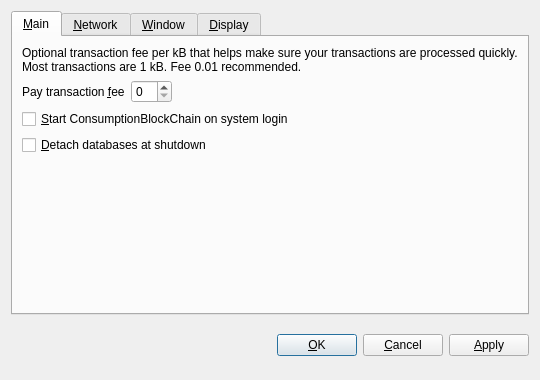
<?xml version="1.0" encoding="UTF-8"?>
<ui version="4.0">
 <class>OptionsDialog</class>
 <widget class="QDialog" name="OptionsDialog">
  <property name="geometry">
   <rect>
    <x>0</x>
    <y>0</y>
    <width>540</width>
    <height>380</height>
   </rect>
  </property>
  <property name="windowTitle">
   <string>Options</string>
  </property>
  <property name="modal">
   <bool>true</bool>
  </property>
  <layout class="QVBoxLayout" name="verticalLayout">
   <item>
    <widget class="QTabWidget" name="tabWidget">
     <property name="tabPosition">
      <enum>QTabWidget::North</enum>
     </property>
     <property name="currentIndex">
      <number>0</number>
     </property>
     <widget class="QWidget" name="tabMain">
      <attribute name="title">
       <string>&amp;Main</string>
      </attribute>
      <layout class="QVBoxLayout" name="verticalLayout_Main">
       <item>
        <widget class="QLabel" name="transactionFeeInfoLabel">
         <property name="text">
          <string>Optional transaction fee per kB that helps make sure your transactions are processed quickly. Most transactions are 1 kB. Fee 0.01 recommended.</string>
         </property>
         <property name="textFormat">
          <enum>Qt::PlainText</enum>
         </property>
         <property name="wordWrap">
          <bool>true</bool>
         </property>
        </widget>
       </item>
       <item>
        <layout class="QHBoxLayout" name="horizontalLayout_Main">
         <item>
          <widget class="QLabel" name="transactionFeeLabel">
           <property name="text">
            <string>Pay transaction &amp;fee</string>
           </property>
           <property name="textFormat">
            <enum>Qt::PlainText</enum>
           </property>
           <property name="buddy">
            <cstring>transactionFee</cstring>
           </property>
          </widget>
         </item>
         <item>
          <widget class="BitcoinAmountField" name="transactionFee"/>
         </item>
         <item>
          <spacer name="horizontalSpacer_Main">
           <property name="orientation">
            <enum>Qt::Horizontal</enum>
           </property>
           <property name="sizeHint" stdset="0">
            <size>
             <width>40</width>
             <height>20</height>
            </size>
           </property>
          </spacer>
         </item>
        </layout>
       </item>
       <item>
        <widget class="QCheckBox" name="bitcoinAtStartup">
         <property name="toolTip">
          <string>Automatically start ConsumptionBlockChain after logging in to the system.</string>
         </property>
         <property name="text">
          <string>&amp;Start ConsumptionBlockChain on system login</string>
         </property>
        </widget>
       </item>
       <item>
        <widget class="QCheckBox" name="detachDatabases">
         <property name="toolTip">
          <string>Detach block and address databases at shutdown. This means they can be moved to another data directory, but it slows down shutdown. The wallet is always detached.</string>
         </property>
         <property name="text">
          <string>&amp;Detach databases at shutdown</string>
         </property>
        </widget>
       </item>
       <item>
        <spacer name="verticalSpacer_Main">
         <property name="orientation">
          <enum>Qt::Vertical</enum>
         </property>
         <property name="sizeHint" stdset="0">
          <size>
           <width>20</width>
           <height>40</height>
          </size>
         </property>
        </spacer>
       </item>
      </layout>
     </widget>
     <widget class="QWidget" name="tabNetwork">
      <attribute name="title">
       <string>&amp;Network</string>
      </attribute>
      <layout class="QVBoxLayout" name="verticalLayout_Network">
       <item>
        <widget class="QCheckBox" name="mapPortUpnp">
         <property name="toolTip">
          <string>Automatically open the ConsumptionBlockChain client port on the router. This only works when your router supports UPnP and it is enabled.</string>
         </property>
         <property name="text">
          <string>Map port using &amp;UPnP</string>
         </property>
        </widget>
       </item>
       <item>
        <widget class="QCheckBox" name="connectSocks">
         <property name="toolTip">
          <string>Connect to the ConsumptionBlockChain network through a SOCKS proxy (e.g. when connecting through Tor).</string>
         </property>
         <property name="text">
          <string>&amp;Connect through SOCKS proxy:</string>
         </property>
        </widget>
       </item>
       <item>
        <layout class="QHBoxLayout" name="horizontalLayout_Network">
         <item>
          <widget class="QLabel" name="proxyIpLabel">
           <property name="text">
            <string>Proxy &amp;IP:</string>
           </property>
           <property name="textFormat">
            <enum>Qt::PlainText</enum>
           </property>
           <property name="buddy">
            <cstring>proxyIp</cstring>
           </property>
          </widget>
         </item>
         <item>
          <widget class="QValidatedLineEdit" name="proxyIp">
           <property name="maximumSize">
            <size>
             <width>140</width>
             <height>16777215</height>
            </size>
           </property>
           <property name="toolTip">
            <string>IP address of the proxy (e.g. 127.0.0.1)</string>
           </property>
          </widget>
         </item>
         <item>
          <widget class="QLabel" name="proxyPortLabel">
           <property name="text">
            <string>&amp;Port:</string>
           </property>
           <property name="textFormat">
            <enum>Qt::PlainText</enum>
           </property>
           <property name="buddy">
            <cstring>proxyPort</cstring>
           </property>
          </widget>
         </item>
         <item>
          <widget class="QLineEdit" name="proxyPort">
           <property name="maximumSize">
            <size>
             <width>55</width>
             <height>16777215</height>
            </size>
           </property>
           <property name="toolTip">
            <string>Port of the proxy (e.g. 9050)</string>
           </property>
          </widget>
         </item>
         <item>
          <widget class="QLabel" name="socksVersionLabel">
           <property name="text">
            <string>SOCKS &amp;Version:</string>
           </property>
           <property name="textFormat">
            <enum>Qt::PlainText</enum>
           </property>
           <property name="buddy">
            <cstring>socksVersion</cstring>
           </property>
          </widget>
         </item>
         <item>
          <widget class="QValueComboBox" name="socksVersion">
           <property name="toolTip">
            <string>SOCKS version of the proxy (e.g. 5)</string>
           </property>
          </widget>
         </item>
         <item>
          <spacer name="horizontalSpacer_Network">
           <property name="orientation">
            <enum>Qt::Horizontal</enum>
           </property>
           <property name="sizeHint" stdset="0">
            <size>
             <width>40</width>
             <height>20</height>
            </size>
           </property>
          </spacer>
         </item>
        </layout>
       </item>
       <item>
        <spacer name="verticalSpacer_Network">
         <property name="orientation">
          <enum>Qt::Vertical</enum>
         </property>
         <property name="sizeHint" stdset="0">
          <size>
           <width>20</width>
           <height>40</height>
          </size>
         </property>
        </spacer>
       </item>
      </layout>
     </widget>
     <widget class="QWidget" name="tabWindow">
      <attribute name="title">
       <string>&amp;Window</string>
      </attribute>
      <layout class="QVBoxLayout" name="verticalLayout_Window">
       <item>
        <widget class="QCheckBox" name="minimizeToTray">
         <property name="toolTip">
          <string>Show only a tray icon after minimizing the window.</string>
         </property>
         <property name="text">
          <string>&amp;Minimize to the tray instead of the taskbar</string>
         </property>
        </widget>
       </item>
       <item>
        <widget class="QCheckBox" name="minimizeOnClose">
         <property name="toolTip">
          <string>Minimize instead of exit the application when the window is closed. When this option is enabled, the application will be closed only after selecting Quit in the menu.</string>
         </property>
         <property name="text">
          <string>M&amp;inimize on close</string>
         </property>
        </widget>
       </item>
       <item>
        <spacer name="verticalSpacer_Window">
         <property name="orientation">
          <enum>Qt::Vertical</enum>
         </property>
         <property name="sizeHint" stdset="0">
          <size>
           <width>20</width>
           <height>40</height>
          </size>
         </property>
        </spacer>
       </item>
      </layout>
     </widget>
     <widget class="QWidget" name="tabDisplay">
      <attribute name="title">
       <string>&amp;Display</string>
      </attribute>
      <layout class="QVBoxLayout" name="verticalLayout_Display">
       <item>
        <layout class="QHBoxLayout" name="horizontalLayout_1_Display">
         <item>
          <widget class="QLabel" name="langLabel">
           <property name="text">
            <string>User Interface &amp;language:</string>
           </property>
           <property name="textFormat">
            <enum>Qt::PlainText</enum>
           </property>
           <property name="buddy">
            <cstring>lang</cstring>
           </property>
          </widget>
         </item>
         <item>
          <widget class="QValueComboBox" name="lang">
           <property name="toolTip">
            <string>The user interface language can be set here. This setting will take effect after restarting ConsumptionBlockChain.</string>
           </property>
          </widget>
         </item>
        </layout>
       </item>
       <item>
        <layout class="QHBoxLayout" name="horizontalLayout_2_Display">
         <item>
          <widget class="QLabel" name="unitLabel">
           <property name="text">
            <string>&amp;Unit to show amounts in:</string>
           </property>
           <property name="textFormat">
            <enum>Qt::PlainText</enum>
           </property>
           <property name="buddy">
            <cstring>unit</cstring>
           </property>
          </widget>
         </item>
         <item>
          <widget class="QValueComboBox" name="unit">
           <property name="toolTip">
            <string>Choose the default subdivision unit to show in the interface and when sending coins.</string>
           </property>
          </widget>
         </item>
        </layout>
       </item>
       <item>
        <widget class="QCheckBox" name="displayAddresses">
         <property name="toolTip">
          <string>Whether to show ConsumptionBlockChain addresses in the transaction list or not.</string>
         </property>
         <property name="text">
          <string>&amp;Display addresses in transaction list</string>
         </property>
        </widget>
       </item>
       <item>
        <widget class="QCheckBox" name="coinControlFeatures">
         <property name="toolTip">
          <string>Whether to show coin control features or not.</string>
         </property>
         <property name="text">
          <string>Display coin &amp;control features (experts only!)</string>
         </property>
        </widget>
       </item>
       <item>
        <spacer name="verticalSpacer_Display">
         <property name="orientation">
          <enum>Qt::Vertical</enum>
         </property>
         <property name="sizeHint" stdset="0">
          <size>
           <width>20</width>
           <height>40</height>
          </size>
         </property>
        </spacer>
       </item>
      </layout>
     </widget>
    </widget>
   </item>
   <item>
    <layout class="QHBoxLayout" name="horizontalLayout_Buttons">
     <item>
      <spacer name="horizontalSpacer_1">
       <property name="orientation">
        <enum>Qt::Horizontal</enum>
       </property>
       <property name="sizeHint" stdset="0">
        <size>
         <width>40</width>
         <height>48</height>
        </size>
       </property>
      </spacer>
     </item>
     <item>
      <widget class="QLabel" name="statusLabel">
       <property name="font">
        <font>
         <weight>75</weight>
         <bold>true</bold>
        </font>
       </property>
       <property name="text">
        <string/>
       </property>
       <property name="textFormat">
        <enum>Qt::PlainText</enum>
       </property>
       <property name="wordWrap">
        <bool>true</bool>
       </property>
      </widget>
     </item>
     <item>
      <spacer name="horizontalSpacer_2">
       <property name="orientation">
        <enum>Qt::Horizontal</enum>
       </property>
       <property name="sizeHint" stdset="0">
        <size>
         <width>40</width>
         <height>48</height>
        </size>
       </property>
      </spacer>
     </item>
     <item>
      <widget class="QPushButton" name="okButton">
       <property name="text">
        <string>&amp;OK</string>
       </property>
      </widget>
     </item>
     <item>
      <widget class="QPushButton" name="cancelButton">
       <property name="text">
        <string>&amp;Cancel</string>
       </property>
       <property name="autoDefault">
        <bool>false</bool>
       </property>
      </widget>
     </item>
     <item>
      <widget class="QPushButton" name="applyButton">
       <property name="text">
        <string>&amp;Apply</string>
       </property>
       <property name="autoDefault">
        <bool>false</bool>
       </property>
      </widget>
     </item>
    </layout>
   </item>
  </layout>
 </widget>
 <customwidgets>
  <customwidget>
   <class>BitcoinAmountField</class>
   <extends>QSpinBox</extends>
   <header>bitcoinamountfield.h</header>
  </customwidget>
  <customwidget>
   <class>QValueComboBox</class>
   <extends>QComboBox</extends>
   <header>qvaluecombobox.h</header>
  </customwidget>
  <customwidget>
   <class>QValidatedLineEdit</class>
   <extends>QLineEdit</extends>
   <header>qvalidatedlineedit.h</header>
  </customwidget>
 </customwidgets>
 <resources/>
 <connections/>
</ui>
